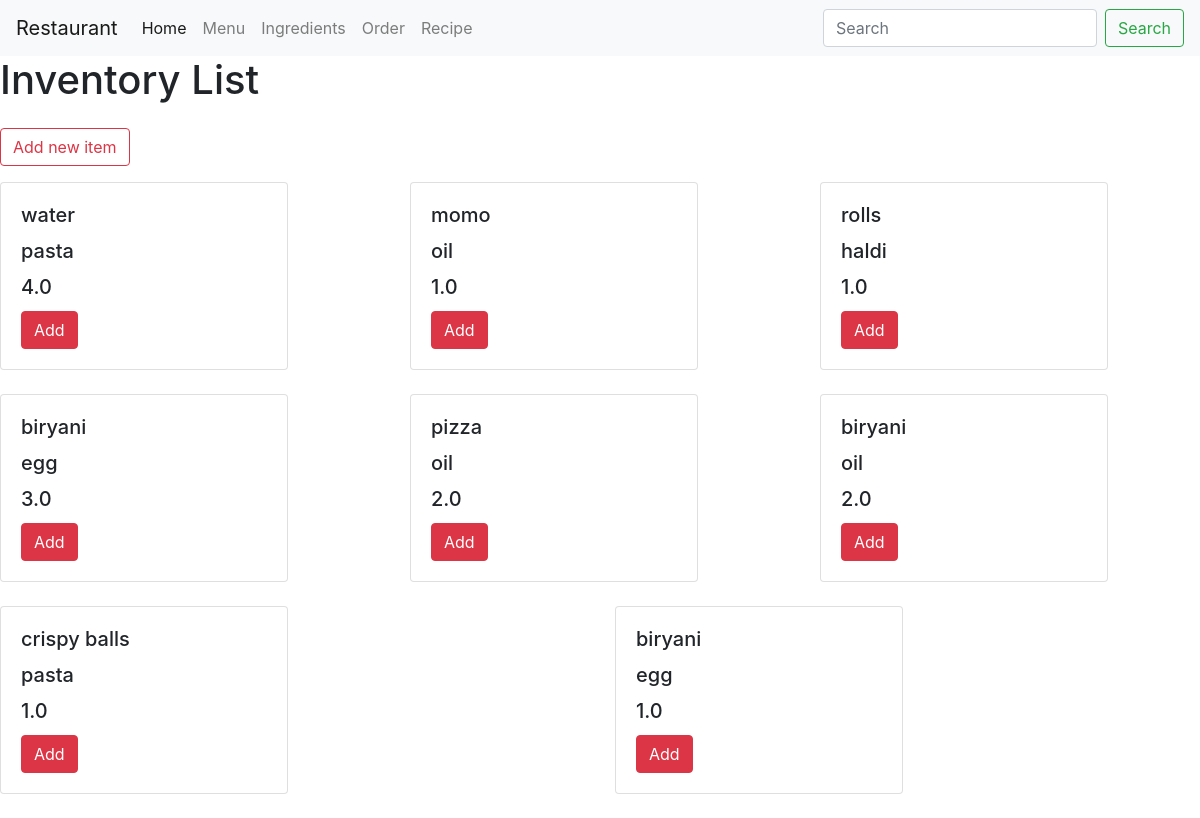
Screenshot of /recipe/ with the database file from the repository.
### myapp/models.py (models this page shows)
class Recipe(models.Model):
     name = models.ForeignKey(Menu, on_delete=models.CASCADE, related_name='recipe')
     ingredient = models.ForeignKey(Inventory, on_delete=models.CASCADE)
     quantity = models.FloatField()

class Menu(models.Model):
    name=models.CharField(max_length=30)
    price=models.IntegerField()
    def __str__(self):
        return self.name

class Inventory(models.Model):
    name=models.CharField(max_length=30)
    quantity=models.IntegerField()
    unit_price=models.IntegerField()
    def __str__(self):
        return self.name

### myapp/views.py (the view)
# urls.py: path('recipe/', views.RecipeList.as_view(), name='recipe'),
class RecipeList(ListView):
    model=Recipe
    context_object_name='recipe'
    template_name="myapp/recipe.html"

### myapp/templates/myapp/recipe.html (shortened to what this page needs)
{% extends './base.html' %}
{% block content %}
{% load static %}
<h1>Inventory List</h1>
<a href="{% url 'myapp:add_recipe' %}" class="btn btn-outline-danger my-3">Add new item</a>
<div class="row">
  {% for i in recipe %}
  <div class="col mb-4">
    <div class="card" style="width: 18rem;">
      <div class="card-body">
        <h5 class="card-title">{{ i.name }}</h5>
        <h5 class="card-title">{{ i.ingredient }}</h5>
        <h5 class="card-title">{{ i.quantity }}</h5>
        <a href="#" class="btn btn-danger">Add</a>
      </div>
    </div>
  </div>
  {% endfor %}
</div>
{% endblock %}

### rows the page displays
Recipe: name "water", ingredient "pasta", quantity "4.0"
Recipe: name "momo", ingredient "oil", quantity "1.0"
Recipe: name "rolls", ingredient "haldi", quantity "1.0"
Recipe: name "biryani", ingredient "egg", quantity "3.0"
Recipe: name "pizza", ingredient "oil", quantity "2.0"
Recipe: name "biryani", ingredient "oil", quantity "2.0"
Recipe: name "crispy balls", ingredient "pasta", quantity "1.0"
Recipe: name "biryani", ingredient "egg", quantity "1.0"
